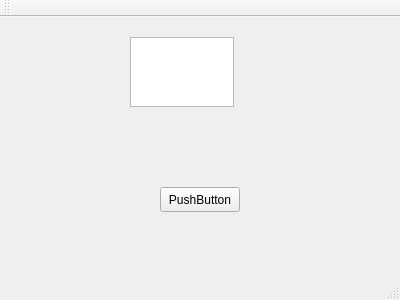
<?xml version="1.0" encoding="UTF-8"?>
<ui version="4.0">
 <class>MainWindow</class>
 <widget class="QMainWindow" name="MainWindow">
  <property name="geometry">
   <rect>
    <x>0</x>
    <y>0</y>
    <width>400</width>
    <height>300</height>
   </rect>
  </property>
  <property name="windowTitle">
   <string>MainWindow</string>
  </property>
  <widget class="QWidget" name="centralWidget">
   <widget class="QPushButton" name="pushButton">
    <property name="geometry">
     <rect>
      <x>160</x>
      <y>170</y>
      <width>80</width>
      <height>25</height>
     </rect>
    </property>
    <property name="text">
     <string>PushButton</string>
    </property>
   </widget>
   <widget class="QTextEdit" name="textEdit">
    <property name="geometry">
     <rect>
      <x>130</x>
      <y>20</y>
      <width>104</width>
      <height>70</height>
     </rect>
    </property>
   </widget>
  </widget>
  <widget class="QMenuBar" name="menuBar">
   <property name="geometry">
    <rect>
     <x>0</x>
     <y>0</y>
     <width>400</width>
     <height>22</height>
    </rect>
   </property>
  </widget>
  <widget class="QToolBar" name="mainToolBar">
   <attribute name="toolBarArea">
    <enum>TopToolBarArea</enum>
   </attribute>
   <attribute name="toolBarBreak">
    <bool>false</bool>
   </attribute>
  </widget>
  <widget class="QStatusBar" name="statusBar"/>
 </widget>
 <layoutdefault spacing="6" margin="11"/>
 <resources/>
 <connections/>
</ui>
